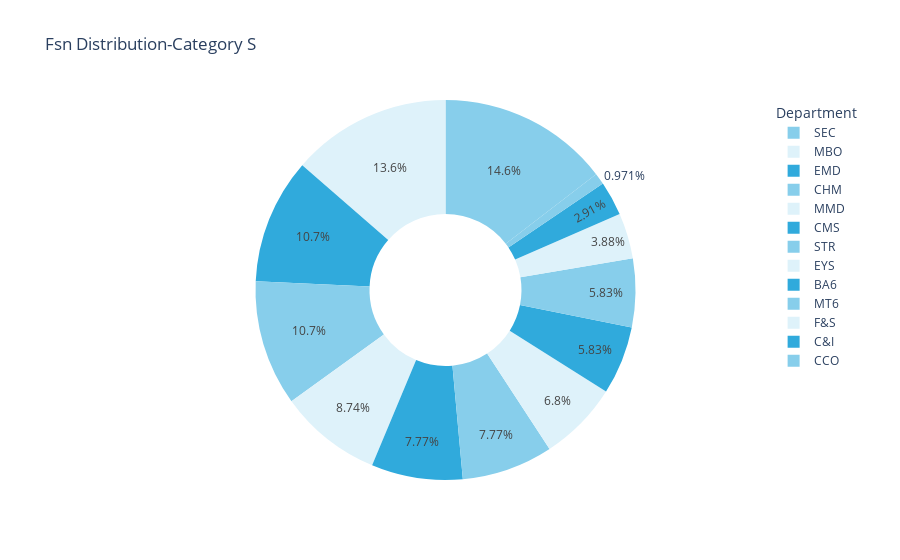

Notebook code cell kept with this figure:
### Markdown cell above
<div style="text-align:center; color:darkblue; font-size:20px; padding:20px;">
    <strong>Visualization Deparment wise </strong>
</div>

### Code cell
#Pie chart for 'S' Category
fig_s = px.pie(df_s, names = 'Dept', title = 'Fsn Distribution-Category S', hole = .4,
              color_discrete_sequence = ['skyblue'])
fig_s.update_layout(showlegend = True, legend = dict(title='Department'))
fig_s.show()

### Figure 1 — Plotly figure (JSON) as saved in the notebook; plotly's stock layout.template omitted (floating-point values rounded to 4 significant figures)
{"data": [{"domain": {"x": [0, 1], "y": [0, 1]}, "hole": 0.4, "hovertemplate": "Dept=%{label}<extra></extra>", "labels": ["EMD", "EMD", "EMD", "EMD", "F&S", "CMS", "SEC", "STR", "CHM", "CCO", "MBO", "SEC", "MBO", "EYS", "EMD", "CMS", "SEC", "STR", "CHM", "MMD", "C&I", "CHM", "F&S", "CMS", "SEC", "STR", "CHM", "BA6", "MT6", "MMD", "MBO", "SEC", "MBO", "EYS", "EMD", "CMS", "SEC", "STR", "CHM", "BA6", "MT6", "MMD", "MBO", "SEC", "MBO", "EYS", "EMD", "MMD", "C&I", "CHM", "F&S", "CMS", "SEC", "STR", "CHM", "BA6", "MT6", "MMD", "MBO", "SEC", "MBO", "EYS", "EMD", "CMS", "SEC", "STR", "CHM", "BA6", "MT6", "MMD", "MBO", "SEC", "MBO", "EYS", "EMD", "MMD", "C&I", "CHM", "F&S", "CMS", "SEC", "STR", "CHM", "BA6", "MT6", "MMD", "MBO", "SEC", "MBO", "EYS", "EMD", "CMS", "SEC", "STR", "CHM", "BA6", "MT6", "MMD", "MBO", "SEC", "MBO", "EYS", "EMD"], "legendgroup": "", "name": "", "showlegend": true, "type": "pie"}], "layout": {"legend": {"title": {"text": "Department"}, "tracegroupgap": 0}, "piecolorway": ["skyblue"], "showlegend": true, "title": {"text": "Fsn Distribution-Category S"}}}
